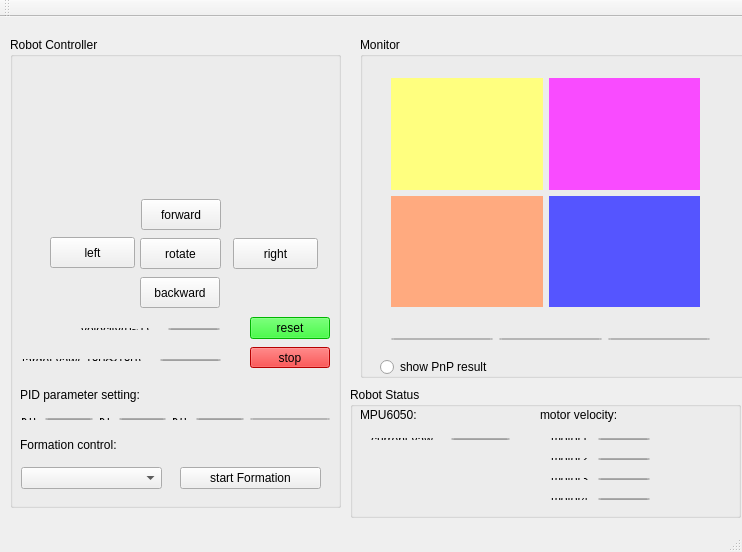
<?xml version="1.0" encoding="UTF-8"?>
<ui version="4.0">
 <class>MainWindow</class>
 <widget class="QMainWindow" name="MainWindow">
  <property name="geometry">
   <rect>
    <x>0</x>
    <y>0</y>
    <width>742</width>
    <height>552</height>
   </rect>
  </property>
  <property name="windowTitle">
   <string>MainWindow</string>
  </property>
  <property name="styleSheet">
   <string notr="true"/>
  </property>
  <widget class="QWidget" name="centralWidget">
   <widget class="QGroupBox" name="RobotController">
    <property name="geometry">
     <rect>
      <x>10</x>
      <y>20</y>
      <width>331</width>
      <height>471</height>
     </rect>
    </property>
    <property name="title">
     <string>Robot Controller</string>
    </property>
    <widget class="QPushButton" name="forward_move">
     <property name="geometry">
      <rect>
       <x>131</x>
       <y>162</y>
       <width>80</width>
       <height>31</height>
      </rect>
     </property>
     <property name="text">
      <string>forward</string>
     </property>
    </widget>
    <widget class="QPushButton" name="left_move">
     <property name="geometry">
      <rect>
       <x>40</x>
       <y>200</y>
       <width>85</width>
       <height>31</height>
      </rect>
     </property>
     <property name="text">
      <string>left</string>
     </property>
    </widget>
    <widget class="QPushButton" name="right_move">
     <property name="geometry">
      <rect>
       <x>223</x>
       <y>201</y>
       <width>85</width>
       <height>31</height>
      </rect>
     </property>
     <property name="text">
      <string>right</string>
     </property>
    </widget>
    <widget class="QPushButton" name="backward_move">
     <property name="geometry">
      <rect>
       <x>130</x>
       <y>240</y>
       <width>80</width>
       <height>31</height>
      </rect>
     </property>
     <property name="text">
      <string>backward</string>
     </property>
    </widget>
    <widget class="QPushButton" name="reset_parameter">
     <property name="geometry">
      <rect>
       <x>240</x>
       <y>280</y>
       <width>80</width>
       <height>22</height>
      </rect>
     </property>
     <property name="minimumSize">
      <size>
       <width>20</width>
       <height>20</height>
      </size>
     </property>
     <property name="styleSheet">
      <string notr="true">background:rgb(0, 255, 0)</string>
     </property>
     <property name="text">
      <string>reset</string>
     </property>
    </widget>
    <widget class="QPushButton" name="stop_engine">
     <property name="geometry">
      <rect>
       <x>240</x>
       <y>310</y>
       <width>80</width>
       <height>21</height>
      </rect>
     </property>
     <property name="styleSheet">
      <string notr="true">background:rgb(255, 0, 0)</string>
     </property>
     <property name="text">
      <string>stop</string>
     </property>
    </widget>
    <widget class="QWidget" name="layoutWidget">
     <property name="geometry">
      <rect>
       <x>60</x>
       <y>280</y>
       <width>161</width>
       <height>24</height>
      </rect>
     </property>
     <layout class="QHBoxLayout" name="horizontalLayout_2">
      <item>
       <widget class="QLabel" name="label">
        <property name="text">
         <string>velocity(0~1)：</string>
        </property>
       </widget>
      </item>
      <item>
       <spacer name="horizontalSpacer">
        <property name="orientation">
         <enum>Qt::Horizontal</enum>
        </property>
        <property name="sizeHint" stdset="0">
         <size>
          <width>40</width>
          <height>20</height>
         </size>
        </property>
       </spacer>
      </item>
      <item>
       <widget class="QLineEdit" name="ratio_speed">
        <property name="text">
         <string>0.3</string>
        </property>
       </widget>
      </item>
     </layout>
    </widget>
    <widget class="QWidget" name="layoutWidget">
     <property name="geometry">
      <rect>
       <x>1</x>
       <y>311</y>
       <width>221</width>
       <height>24</height>
      </rect>
     </property>
     <layout class="QHBoxLayout" name="horizontalLayout_3">
      <item>
       <widget class="QLabel" name="label_2">
        <property name="text">
         <string>target yaw(-180～180)：</string>
        </property>
       </widget>
      </item>
      <item>
       <spacer name="horizontalSpacer_3">
        <property name="orientation">
         <enum>Qt::Horizontal</enum>
        </property>
        <property name="sizeHint" stdset="0">
         <size>
          <width>40</width>
          <height>20</height>
         </size>
        </property>
       </spacer>
      </item>
      <item>
       <spacer name="horizontalSpacer_2">
        <property name="orientation">
         <enum>Qt::Horizontal</enum>
        </property>
        <property name="sizeHint" stdset="0">
         <size>
          <width>40</width>
          <height>20</height>
         </size>
        </property>
       </spacer>
      </item>
      <item>
       <widget class="QLineEdit" name="advanced_angle">
        <property name="text">
         <string>0</string>
        </property>
       </widget>
      </item>
     </layout>
    </widget>
    <widget class="QPushButton" name="self_rotate">
     <property name="geometry">
      <rect>
       <x>130</x>
       <y>201</y>
       <width>81</width>
       <height>31</height>
      </rect>
     </property>
     <property name="text">
      <string>rotate</string>
     </property>
    </widget>
    <widget class="QLabel" name="label_3">
     <property name="geometry">
      <rect>
       <x>50</x>
       <y>20</y>
       <width>241</width>
       <height>131</height>
      </rect>
     </property>
     <property name="text">
      <string/>
     </property>
     <property name="pixmap">
      <pixmap>images/robot_small.jpg</pixmap>
     </property>
    </widget>
    <widget class="QLabel" name="label_11">
     <property name="geometry">
      <rect>
       <x>10</x>
       <y>350</y>
       <width>171</width>
       <height>16</height>
      </rect>
     </property>
     <property name="text">
      <string>PID parameter setting:</string>
     </property>
    </widget>
    <widget class="QPushButton" name="btn_start_formation">
     <property name="geometry">
      <rect>
       <x>170</x>
       <y>430</y>
       <width>141</width>
       <height>22</height>
      </rect>
     </property>
     <property name="text">
      <string>start Formation</string>
     </property>
    </widget>
    <widget class="QLabel" name="label_15">
     <property name="geometry">
      <rect>
       <x>10</x>
       <y>400</y>
       <width>141</width>
       <height>16</height>
      </rect>
     </property>
     <property name="text">
      <string>Formation control:</string>
     </property>
    </widget>
    <widget class="QComboBox" name="cbx_formation_type">
     <property name="geometry">
      <rect>
       <x>11</x>
       <y>430</y>
       <width>141</width>
       <height>22</height>
      </rect>
     </property>
    </widget>
    <widget class="QWidget" name="layoutWidget">
     <property name="geometry">
      <rect>
       <x>0</x>
       <y>370</y>
       <width>331</width>
       <height>24</height>
      </rect>
     </property>
     <layout class="QHBoxLayout" name="horizontalLayout_9">
      <item>
       <widget class="QLabel" name="label_12">
        <property name="text">
         <string>Kp:</string>
        </property>
       </widget>
      </item>
      <item>
       <widget class="QLineEdit" name="k_p">
        <property name="text">
         <string>1.4</string>
        </property>
       </widget>
      </item>
      <item>
       <widget class="QLabel" name="label_13">
        <property name="text">
         <string>Ki:</string>
        </property>
       </widget>
      </item>
      <item>
       <widget class="QLineEdit" name="k_i">
        <property name="text">
         <string>0</string>
        </property>
       </widget>
      </item>
      <item>
       <widget class="QLabel" name="label_14">
        <property name="text">
         <string>Kd:</string>
        </property>
       </widget>
      </item>
      <item>
       <widget class="QLineEdit" name="k_d">
        <property name="text">
         <string>0.1</string>
        </property>
       </widget>
      </item>
      <item>
       <widget class="QPushButton" name="reset_pid">
        <property name="text">
         <string>reset pid</string>
        </property>
       </widget>
      </item>
     </layout>
    </widget>
    <zorder>forward_move</zorder>
    <zorder>left_move</zorder>
    <zorder>right_move</zorder>
    <zorder>backward_move</zorder>
    <zorder>reset_parameter</zorder>
    <zorder>stop_engine</zorder>
    <zorder>layoutWidget</zorder>
    <zorder>self_rotate</zorder>
    <zorder>label_3</zorder>
    <zorder>label_11</zorder>
    <zorder>layoutWidget</zorder>
    <zorder>layoutWidget</zorder>
    <zorder>btn_start_formation</zorder>
    <zorder>label_15</zorder>
    <zorder>cbx_formation_type</zorder>
   </widget>
   <widget class="QGroupBox" name="groupBox">
    <property name="geometry">
     <rect>
      <x>360</x>
      <y>20</y>
      <width>391</width>
      <height>341</height>
     </rect>
    </property>
    <property name="title">
     <string>Monitor</string>
    </property>
    <widget class="QWidget" name="layoutWidget">
     <property name="geometry">
      <rect>
       <x>20</x>
       <y>30</y>
       <width>331</width>
       <height>251</height>
      </rect>
     </property>
     <layout class="QGridLayout" name="gridLayout">
      <item row="0" column="0">
       <widget class="QLabel" name="camera1">
        <property name="styleSheet">
         <string notr="true">background:rgb(255, 255, 127)</string>
        </property>
        <property name="text">
         <string/>
        </property>
       </widget>
      </item>
      <item row="0" column="1">
       <widget class="QLabel" name="camera2">
        <property name="styleSheet">
         <string notr="true">background:rgb(249, 75, 255)</string>
        </property>
        <property name="text">
         <string/>
        </property>
       </widget>
      </item>
      <item row="1" column="0">
       <widget class="QLabel" name="camera3">
        <property name="styleSheet">
         <string notr="true">background:rgb(255, 170, 127)</string>
        </property>
        <property name="text">
         <string/>
        </property>
       </widget>
      </item>
      <item row="1" column="1">
       <widget class="QLabel" name="camera4">
        <property name="styleSheet">
         <string notr="true">background:rgb(85, 85, 255)</string>
        </property>
        <property name="text">
         <string/>
        </property>
       </widget>
      </item>
     </layout>
    </widget>
    <widget class="QWidget" name="layoutWidget">
     <property name="geometry">
      <rect>
       <x>20</x>
       <y>290</y>
       <width>341</width>
       <height>24</height>
      </rect>
     </property>
     <layout class="QHBoxLayout" name="horizontalLayout">
      <item>
       <widget class="QPushButton" name="open_camera">
        <property name="text">
         <string>open camera</string>
        </property>
       </widget>
      </item>
      <item>
       <widget class="QPushButton" name="close_camera">
        <property name="text">
         <string>close camera</string>
        </property>
       </widget>
      </item>
      <item>
       <widget class="QPushButton" name="screen_shot">
        <property name="text">
         <string>screen shot</string>
        </property>
       </widget>
      </item>
     </layout>
    </widget>
    <widget class="QRadioButton" name="radio_show_pnp">
     <property name="geometry">
      <rect>
       <x>20</x>
       <y>320</y>
       <width>151</width>
       <height>20</height>
      </rect>
     </property>
     <property name="text">
      <string>show PnP result</string>
     </property>
    </widget>
   </widget>
   <widget class="QGroupBox" name="groupBox_2">
    <property name="geometry">
     <rect>
      <x>350</x>
      <y>370</y>
      <width>391</width>
      <height>131</height>
     </rect>
    </property>
    <property name="title">
     <string>Robot Status</string>
    </property>
    <widget class="QWidget" name="layoutWidget">
     <property name="geometry">
      <rect>
       <x>10</x>
       <y>40</y>
       <width>161</width>
       <height>24</height>
      </rect>
     </property>
     <layout class="QHBoxLayout" name="horizontalLayout_4">
      <item>
       <widget class="QLabel" name="label_4">
        <property name="text">
         <string>current yaw：</string>
        </property>
       </widget>
      </item>
      <item>
       <spacer name="horizontalSpacer_4">
        <property name="orientation">
         <enum>Qt::Horizontal</enum>
        </property>
        <property name="sizeHint" stdset="0">
         <size>
          <width>40</width>
          <height>20</height>
         </size>
        </property>
       </spacer>
      </item>
      <item>
       <widget class="QLineEdit" name="cur_yaw">
        <property name="enabled">
         <bool>false</bool>
        </property>
        <property name="text">
         <string>0</string>
        </property>
       </widget>
      </item>
     </layout>
    </widget>
    <widget class="QLabel" name="label_5">
     <property name="geometry">
      <rect>
       <x>190</x>
       <y>20</y>
       <width>101</width>
       <height>16</height>
      </rect>
     </property>
     <property name="text">
      <string>motor velocity:</string>
     </property>
    </widget>
    <widget class="QLabel" name="label_10">
     <property name="geometry">
      <rect>
       <x>10</x>
       <y>20</y>
       <width>101</width>
       <height>16</height>
      </rect>
     </property>
     <property name="text">
      <string>MPU6050:</string>
     </property>
    </widget>
    <widget class="QWidget" name="layoutWidget">
     <property name="geometry">
      <rect>
       <x>190</x>
       <y>100</y>
       <width>121</width>
       <height>24</height>
      </rect>
     </property>
     <layout class="QHBoxLayout" name="horizontalLayout_5">
      <item>
       <widget class="QLabel" name="label_9">
        <property name="text">
         <string>motor4:</string>
        </property>
       </widget>
      </item>
      <item>
       <widget class="QLineEdit" name="motor4_velocity">
        <property name="enabled">
         <bool>false</bool>
        </property>
        <property name="text">
         <string>0</string>
        </property>
       </widget>
      </item>
     </layout>
    </widget>
    <widget class="QWidget" name="layoutWidget">
     <property name="geometry">
      <rect>
       <x>190</x>
       <y>80</y>
       <width>121</width>
       <height>24</height>
      </rect>
     </property>
     <layout class="QHBoxLayout" name="horizontalLayout_6">
      <item>
       <widget class="QLabel" name="label_8">
        <property name="text">
         <string>motor3:</string>
        </property>
       </widget>
      </item>
      <item>
       <widget class="QLineEdit" name="motor3_velocity">
        <property name="enabled">
         <bool>false</bool>
        </property>
        <property name="text">
         <string>0</string>
        </property>
       </widget>
      </item>
     </layout>
    </widget>
    <widget class="QWidget" name="layoutWidget">
     <property name="geometry">
      <rect>
       <x>190</x>
       <y>60</y>
       <width>121</width>
       <height>24</height>
      </rect>
     </property>
     <layout class="QHBoxLayout" name="horizontalLayout_7">
      <item>
       <widget class="QLabel" name="label_7">
        <property name="text">
         <string>motor2:</string>
        </property>
       </widget>
      </item>
      <item>
       <widget class="QLineEdit" name="motor2_velocity">
        <property name="enabled">
         <bool>false</bool>
        </property>
        <property name="text">
         <string>0</string>
        </property>
       </widget>
      </item>
     </layout>
    </widget>
    <widget class="QWidget" name="layoutWidget">
     <property name="geometry">
      <rect>
       <x>190</x>
       <y>40</y>
       <width>121</width>
       <height>24</height>
      </rect>
     </property>
     <layout class="QHBoxLayout" name="horizontalLayout_8">
      <item>
       <widget class="QLabel" name="label_6">
        <property name="text">
         <string>motor1:</string>
        </property>
       </widget>
      </item>
      <item>
       <widget class="QLineEdit" name="motor1_velocity">
        <property name="enabled">
         <bool>false</bool>
        </property>
        <property name="text">
         <string>0</string>
        </property>
       </widget>
      </item>
     </layout>
    </widget>
   </widget>
  </widget>
  <widget class="QMenuBar" name="menuBar">
   <property name="geometry">
    <rect>
     <x>0</x>
     <y>0</y>
     <width>742</width>
     <height>19</height>
    </rect>
   </property>
  </widget>
  <widget class="QToolBar" name="mainToolBar">
   <attribute name="toolBarArea">
    <enum>TopToolBarArea</enum>
   </attribute>
   <attribute name="toolBarBreak">
    <bool>false</bool>
   </attribute>
  </widget>
  <widget class="QStatusBar" name="statusBar"/>
 </widget>
 <layoutdefault spacing="6" margin="11"/>
 <resources/>
 <connections/>
</ui>
